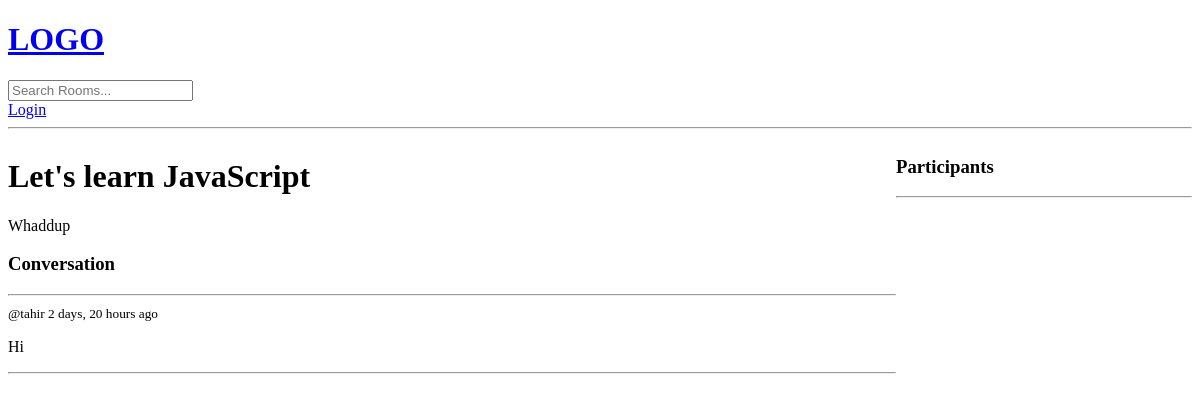
The app's page /room/1/, older data.
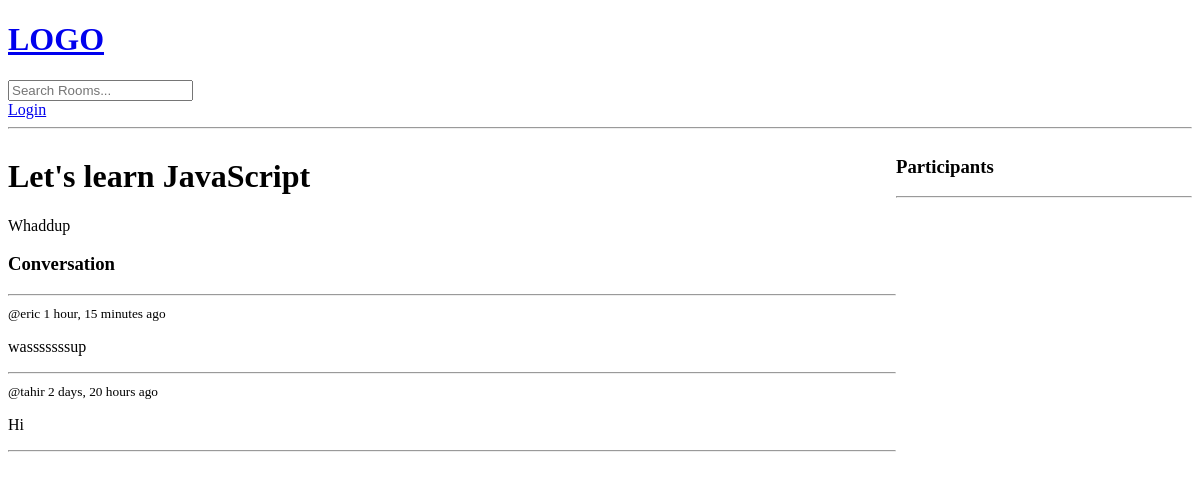
The same page, newer data.
### base/models.py (models this page shows, shortened)
class Message(models.Model):
    user = models.ForeignKey(User, on_delete=models.CASCADE) # note that we are using the default django User as imported
    room = models.ForeignKey(Room, on_delete=models.CASCADE) # one to many relationship, related to Room. CASCADE - when a room is deleted, all its messages are deleted
    body = models.TextField()
    updated = models.DateTimeField(auto_now=True)   # timestamp for when saved
    created = models.DateTimeField(auto_now_add=True)   # timestamp for when created

### base/views.py (the view, shortened to what this page needs)
# urls.py: path('room/<str:pk>/', views.room, name="room"), #pk stands for primary key
def room(request, pk):
    room = Room.objects.get(id=pk)
    room_messages = room.message_set.all().order_by('-created') # give us the set of messages related to this room in descending time order
    participants = room.participants.all()
    context = {'room': room, 'room_messages': room_messages, 'participants': participants}
    return render(request, 'base/room.html', context)

### base/templates/base/room.html (shortened to what this page needs)
{% extends 'main.html' %} {% block content %}
<div class="room-container">
  <div>
    <h1>{{room.name}}</h1>
    <p>{{room.description}}</p>
    <div class="comment-wrapper">
      <h3>Conversation</h3>
      <hr />
      {% for message in room_messages %}
      <div>
        <small>@{{message.user}} {{message.created|timesince}} ago</small>
        <p>{{message.body}}</p>
        <hr />
      </div>
      {% endfor %}
    </div>
  </div>
  <div>
    <h3>Participants</h3>
    <hr />
  </div>
</div>
{% endblock %}

Row changes from the older to the newer data that the page shows:
added Message: user "eric", created "1 hour, 15 minutes", body "wasssssssup"
